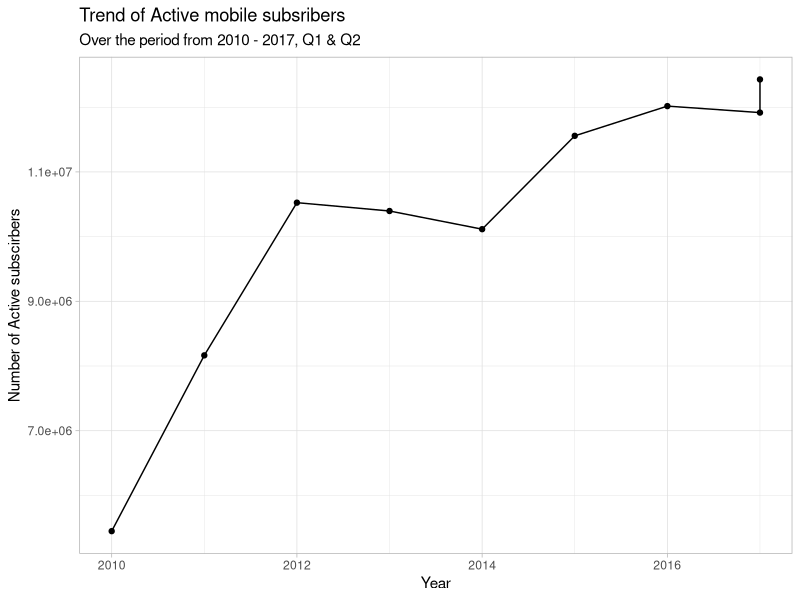
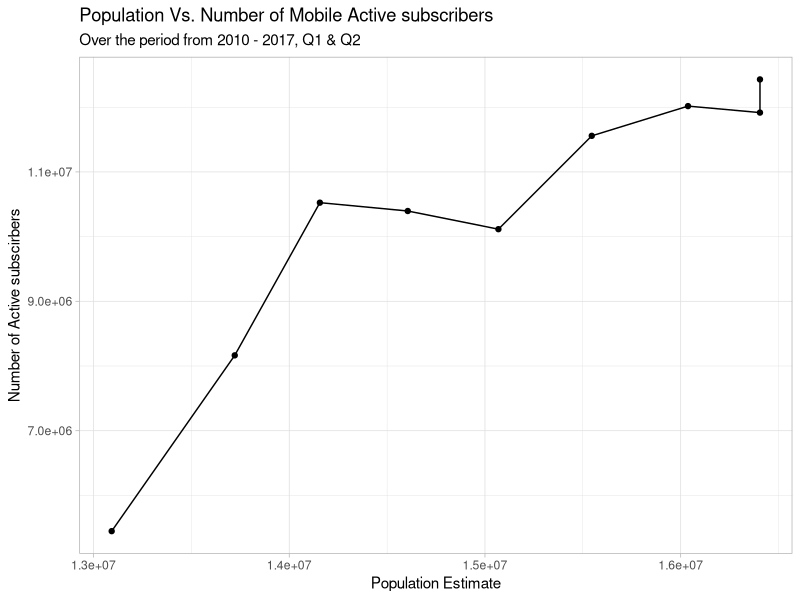
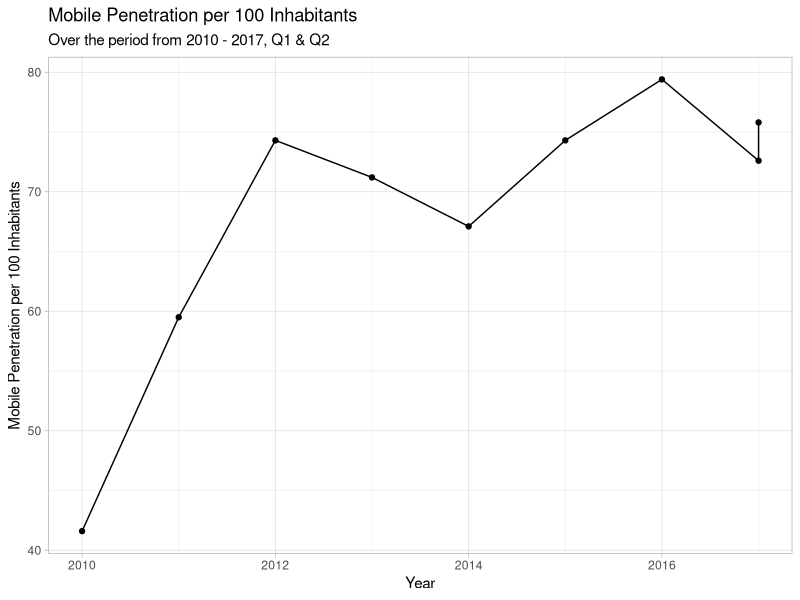
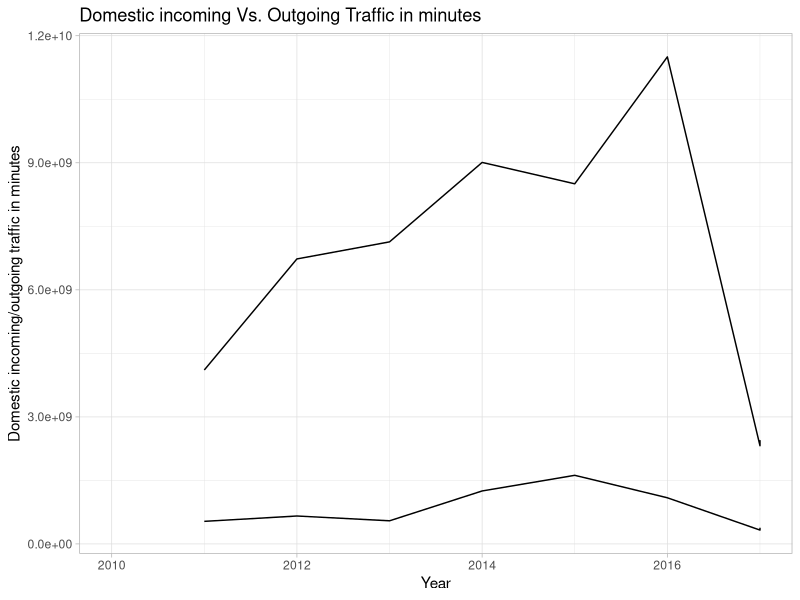
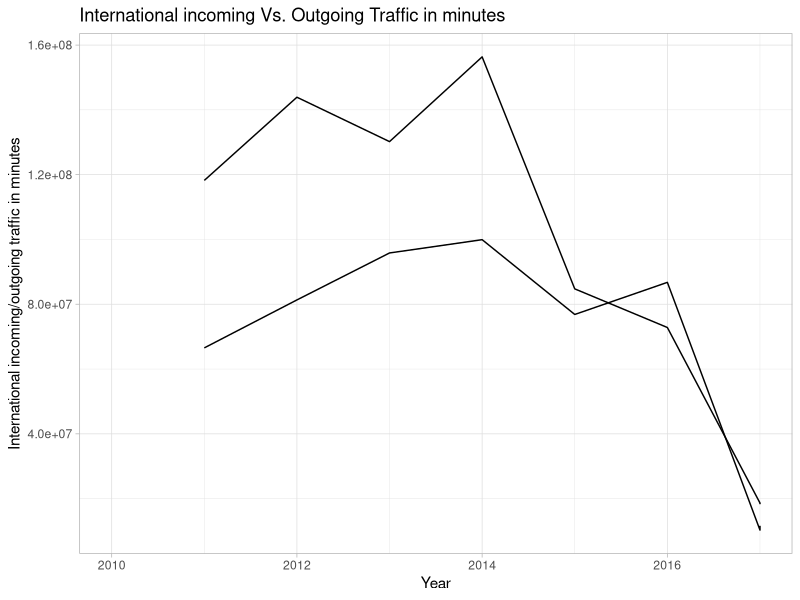
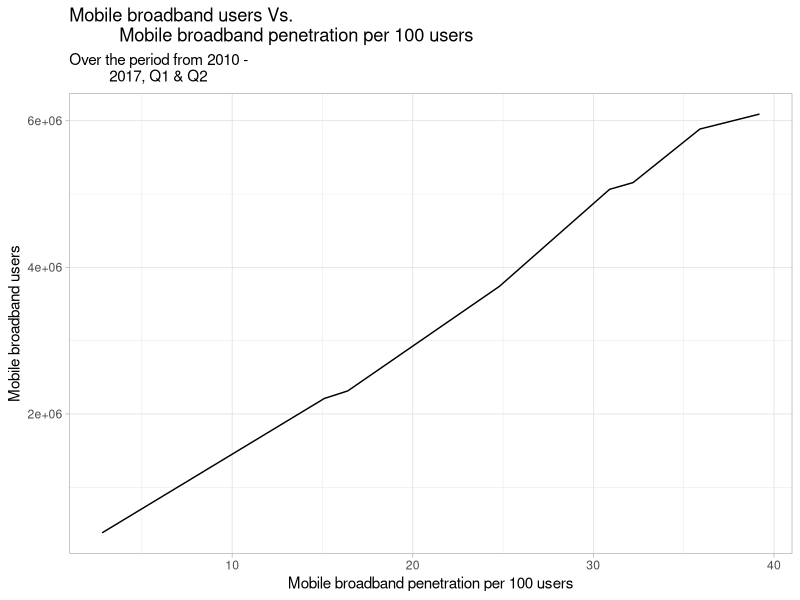
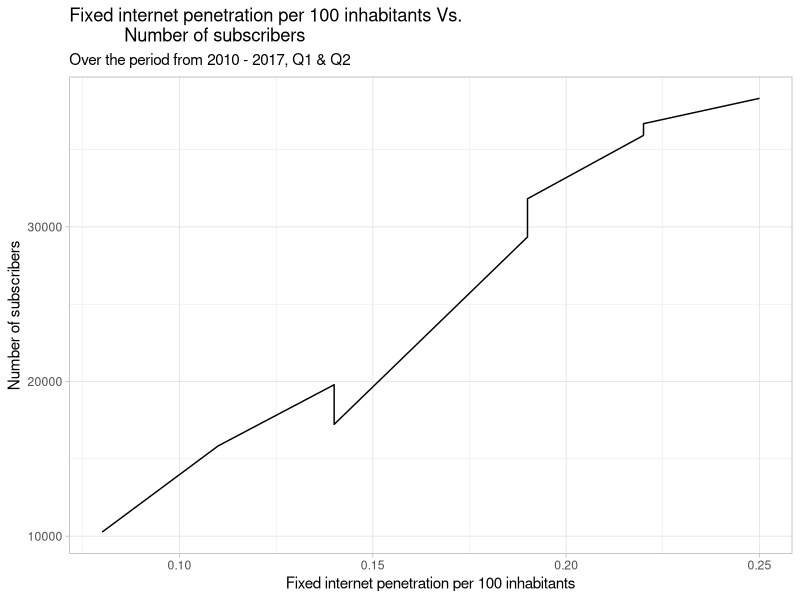
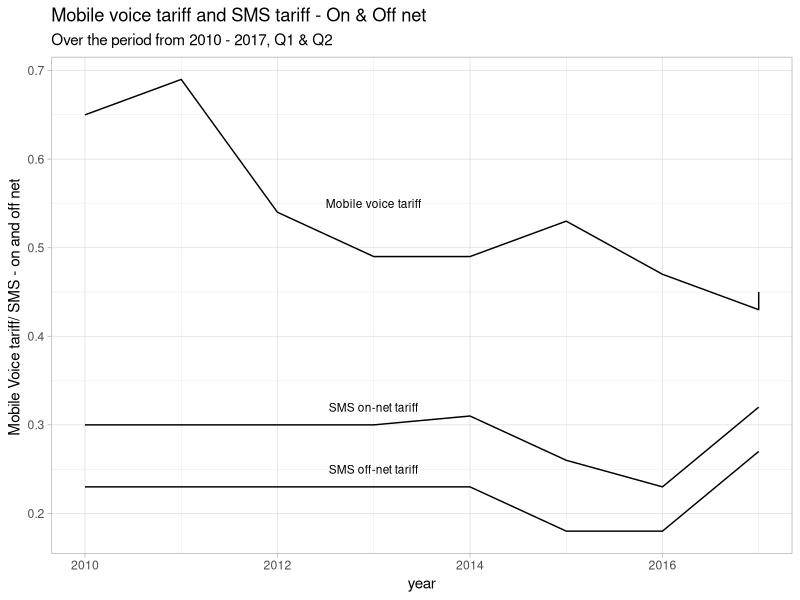

R code for these plots, in order:
## ---- chunk 1
knitr::opts_chunk$set(message = FALSE,warning = FALSE) 
## ---- chunk 2
# the packages can be installed running the following command
# install.packges("ggplot2", "dplyr", "readr", "plotly")
library(ggplot2)
library(dplyr)
library(readr)
theme_set(theme_light())
## ---- chunk 3
operator_stats <- read_csv("operator_stats.csv")

isps <- read_csv("isps.csv")

network_coverage <- read_csv("network_coverage.csv")

operator_stats <- operator_stats %>%
  as_tibble()

isps <- isps %>%
  as_tibble()

network_coverage <- network_coverage %>%
  as_tibble()
## ---- chunk 4
operator_stats %>%
  ggplot() +
  geom_line(mapping = aes(x = Year,
                          y = Number_of_active_Subscribers)) +
  geom_point(mapping = aes(x = Year,
                           y = Number_of_active_Subscribers)) +
  labs(x = "Year",
       y = "Number of Active subscirbers")  +
  ggtitle("Trend of Active mobile subsribers",
          subtitle = "Over the period from 2010 - 2017, Q1 & Q2") 
## ---- chunk 5
operator_stats %>%
  ggplot(aes(x = Population_CSO_Estimate,
             y = Number_of_active_Subscribers)) +
  geom_line() +
  geom_point() +
  theme(legend.title = element_text(size = 10)) +
  
  labs(x = "Population Estimate",
       y = "Number of Active subscirbers") +
  ggtitle("Population Vs. Number of Mobile Active subscribers",
          subtitle = "Over the period from 2010 - 2017, Q1 & Q2") 
## ---- chunk 6
per_change <- operator_stats %>%
  
  select(Year, Population_CSO_Estimate,
         Number_of_active_Subscribers) %>%
  mutate(
    Percentage_change_pop = (Population_CSO_Estimate - lag(Population_CSO_Estimate)) /
      lag(Population_CSO_Estimate) * 100,
    Percentage_change = (
      Number_of_active_Subscribers - lag(Number_of_active_Subscribers)
    ) /
      lag(Number_of_active_Subscribers) * 100
  )

names(per_change) <- c("Year",
                       "Population",
                       "Active subscribers",
                       "% change pop.",
                       "% change")

knitr::kable(per_change,
             booktabs = TRUE,
             caption =
               "Change in Population Vs.
              change in the Active subscribers")
## ---- chunk 7
summary(operator_stats$Number_of_active_Subscribers)
## ---- chunk 8
operator_stats %>%
  
  ggplot(aes(x = Year, y = Mobile_Penetration_100_Inhabitants)) +
  geom_point() +
  geom_line() +
  labs(x = "Year",
       y = "Mobile Penetration per 100 Inhabitants") +
  
  ggtitle("Mobile Penetration per 100 Inhabitants",
          subtitle = "Over the period from 2010 - 2017, Q1 & Q2") 
## ---- chunk 9
operator_stats %>%
  
  ggplot() +
  geom_line(aes(x = Year,
                y = Traffic_domestic_Incoming_Minutes_MNO_PSTN)) +
  geom_line(aes(x = Year,
                y = Traffic_domestic_Outgoing_Minutes_MNO_PSTN)) +
  labs(x = "Year",
       y = "Domestic incoming/outgoing traffic in minutes") +
  ggtitle("Domestic incoming Vs. Outgoing Traffic in minutes") 
## ---- chunk 10
operator_stats %>%
  ggplot() +
  geom_line(aes(x = Year,
                y = Traffic_International_Incoming_Minutes_MNO_PSTN)) +
  geom_line(aes(x = Year,
                y = Traffic_International_Outgoing_Minutes_MNO_PSTN)) +
  labs(x = "Year",
       
       y = "International incoming/outgoing traffic in minutes") +
  
  ggtitle("International incoming Vs. Outgoing Traffic in minutes") 
## ---- chunk 11
network_cover <-  network_coverage %>%
  
  select(Year,
         Airtel_Zambia,
         MTN_Zambia,
         Zamtel)

knitr::kable(network_cover, booktabs = TRUE,
             caption = "Percentage network coverage by operator")  
## ---- chunk 12
summary(operator_stats$Mobile_Broadband_users)
## ---- chunk 13
operator_stats %>%
  
  ggplot() +
  geom_line(aes(x = Mobile_Broadband_penetration_100_users,
                y = Mobile_Broadband_users)) +
  labs(x = "Mobile broadband penetration per 100 users",
       y = "Mobile broadband users") +
  
  ggtitle(
    "Mobile broadband users Vs.
          Mobile broadband penetration per 100 users",
    subtitle = "Over the period from 2010 -
          2017, Q1 & Q2"
  )
## ---- chunk 14
isps %>%
  ggplot() +
  geom_line(aes(x = Fixed_internet_Penetration_per_100,
                y = Number_of_Subscribers)) +
  labs(x = "Fixed internet penetration per 100 inhabitants",
       y = "Number of subscribers") +
  
  ggtitle("Fixed internet penetration per 100 inhabitants Vs.
           Number of subscribers",
          subtitle = "Over the period from 2010 - 2017, Q1 & Q2") 
## ---- chunk 15
operator_stats %>%
  
  ggplot() +
  
  geom_line(aes(x = Year,
                y = Voice_Tariff_Mobile)) +
  annotate(
    "text",
    x = 2013,
    y = 0.55,
    label = "Mobile voice tariff",
    size = 3
  ) +
  
  geom_line(aes(x = Year,
                y = SMS_on_net_Mobile)) +
  annotate(
    "text",
    x = 2013,
    y = 0.32,
    label = "SMS on-net tariff",
    size = 3
  ) +
  
  geom_line(aes(x = Year,
                y = SMS_off_net_Mobile)) +
  
  annotate(
    "text",
    x = 2013,
    y = 0.25,
    label = "SMS off-net tariff",
    size = 3
  ) +
  labs(x = "year",
       y = "Mobile Voice tariff/ SMS - on and off net ") +
  
  ggtitle("Mobile voice tariff and SMS tariff - On & Off net",
          subtitle = "Over the period from 2010 - 2017, Q1 & Q2") 
## ---- chunk 16
operator_stats %>%
  ggplot() +
  geom_line(aes(x = Year,
                y = Voice_on_net_peak_Mobile)) +
  annotate(
    "text",
    x = 2013,
    y = 1.18,
    label = "Voice on net peak - Mobile",
    size = 3
  ) +
  
  geom_line(aes(x = Year,
                y = Voice_on_net_off_peak_Mobile)) +
  annotate(
    "text",
    x = 2013,
    y = 0.9,
    label = "Voice on net off peak - Mobile",
    size = 3
  ) +
  
  geom_line(aes(x = Year,
                y = Voice_off_net_peak_Mobile)) +
  annotate(
    "text",
    x = 2013,
    y = 1.4,
    label = "Voice off net peak - Mobile",
    size = 3
  ) +
  
  geom_line(aes(x = Year,
                y = Voice_off_net_off_peak_Mobile)) +
  annotate(
    "text",
    x = 2013,
    y = 1.22,
    label = "Voice off net off peak - Mobile",
    size = 3
  ) +
  
  labs(x = "Year",
       y = "Voice cost (Kwacha) per min") +
  
  ggtitle("Voice cost in Kwachas per minute on mobile") 
